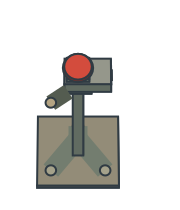

Reproduce this figure in Python.
"""Маяк E0 с оптической головкой, ручным шарниром и красной лампой."""

import argparse
import json
from pathlib import Path

from PIL import Image

from E0_rigid_scene import RigidScene

parser = argparse.ArgumentParser()
parser.add_argument("--processed", type=Path)
args = parser.parse_args()


scene = RigidScene(width=180, height=210, scale=150, origin=(78, 153), taper=.045)
steel = ("#95978b", "#616b61", "#48564d")
base = ("#938c78", "#6a6658", "#555749")
scene.box(-.27, .27, -.24, .24, 0, .055, base)
for x, y in ((0, -.17), (-.18, .14), (.18, .14)):
    scene.line([(0, 0, .34), (x, y, .062)], "#737d6f", 12)
    scene.disc(x, y, .067, .035, "#a5a28b")
scene.box(-.035, .035, -.035, .035, .06, 1.78, steel)
scene.box(-.09, .09, -.075, .075, 1.63, 1.72, steel)
# Прицел обращён к оси посадки. Правый маяк зеркален левому.
scene.box(-.09, .22, -.091, .091, 1.73, 1.91, steel)
scene.disc(.221, 0, 1.82, .069, "#2e4545", normal="x")
scene.disc(.226, 0, 1.82, .040, "#a9c3b9", normal="x")
scene.line([(-.065, .078, 1.69), (-.18, .14, 1.63)], "#545c50", 10)
scene.disc(-.18, .14, 1.64, .035, "#b4a483")
scene.box(-.075, .075, -.075, .075, 1.91, 1.98, steel)
scene.disc(0, 0, 1.99, .101, "#762f2a")
scene.disc(0, 0, 2.02, .092, "#d34c3d")
scene.mark("ground", (0, 0, 0))
scene.mark("lamp", (0, 0, 2.02))
scene.mark("tilt_pivot", (-.065, .078, 1.69))
scene.save("E0_beacon_vector", "Парный посадочный маяк E0 с ручной оптикой и физической лампой")

bounds = scene.image.getchannel("A").getbbox()
sprite = scene.image.crop(bounds)
if args.processed:
    candidate = Image.open(args.processed).convert("RGBA")
    left, top, right, bottom = candidate.getchannel("A").getbbox()
    assert right - left in (sprite.width, sprite.width + 1)
    assert bottom - top in (sprite.height, sprite.height + 1)
    aligned = candidate.crop((left, top, left + sprite.width, top + sprite.height))
    assert aligned.getchannel("A").tobytes() == sprite.getchannel("A").tobytes()
    sprite = aligned
ratio = 47 / (6.5 * scene.scale)
size = tuple(round(dimension * ratio) for dimension in sprite.size)
sprite = sprite.resize(size, Image.Resampling.BOX)
sprite.putalpha(sprite.getchannel("A").point(lambda alpha: 255 if alpha >= 32 else 0))
lamp = tuple((coordinate - offset) / length for coordinate, offset, length in
             zip(scene.project(0, 0, 2.02), bounds[:2], (bounds[2]-bounds[0], bounds[3]-bounds[1])))
lx, ly = (int(coordinate * length) for coordinate, length in zip(lamp, size))
pixel = sprite.getpixel((lx, ly))
assert pixel[3] == 255 and pixel[0] > pixel[1] * 1.5, pixel
mirrored = sprite.transpose(Image.Transpose.FLIP_LEFT_RIGHT)
assert mirrored.getpixel((size[0] - 1 - lx, ly)) == pixel
far = scene.project(.27, -.24, 0)[0] - scene.project(-.27, -.24, 0)[0]
near = scene.project(.27, .24, 0)[0] - scene.project(-.27, .24, 0)[0]
assert .95 < far / near < .99
registration = {
    "island_size": size, "lamp": lamp, "lamp_pixel": [lx, ly], "rgba": pixel,
    "ground_edge_ratio": far / near,
}
registration_path = Path("E0_beacon_registration.json")
if args.processed:
    sprite.save(args.processed.with_name("e0_1978.runtime_candidate.png"))
    registration["alpha_crop_bbox"] = [left, top, left + bounds[2] - bounds[0], top + bounds[3] - bounds[1]]
    registration_path = args.processed.with_name("registration.json")
registration_path.write_text(json.dumps(registration, indent=2) + "\n", encoding="utf-8")

island = Image.open("E0_ALL14_current_TEST_ONLY.png").convert("RGBA")
terrain = Image.open("b03-production/art/gen/environment/start_island_hd.png").convert("RGBA")
for x, mirrored in ((284, False), (492, True)):
    area = (x - 5, 386, x + 5, 400)
    island.paste(terrain.crop(area), area[:2])
    facing = sprite.transpose(Image.Transpose.FLIP_LEFT_RIGHT) if mirrored else sprite
    island.alpha_composite(facing, (x - (size[0] + 1) // 2, 396 - size[1]))
suffix = "_processed" if args.processed else ""
island.crop((270, 375, 506, 417)).resize((944, 168), Image.Resampling.NEAREST).save(
    f"E0_beacon_vector{suffix}_scene_TEST_ONLY.png"
)
